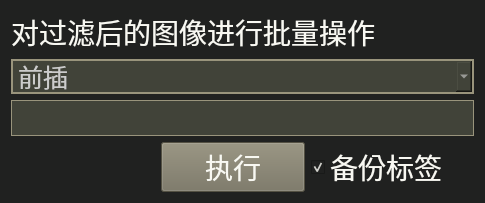
<?xml version="1.0" encoding="UTF-8"?>
<ui version="4.0">
 <class>BatchOperator</class>
 <widget class="QWidget" name="BatchOperator">
  <property name="enabled">
   <bool>true</bool>
  </property>
  <property name="geometry">
   <rect>
    <x>0</x>
    <y>0</y>
    <width>485</width>
    <height>172</height>
   </rect>
  </property>
  <property name="windowTitle">
   <string>批量增删</string>
  </property>
  <property name="styleSheet">
   <string notr="true">* {
	font-family:&quot;KaiTi&quot;;
	font-size:28px;
	color: #F8F8F2;
}

*::item:hover {
    background-color: #474844;
}
*::item:selected {
    background-color: #75715E;
}
/* 背景 */
QWidget {
    background-color: #202120;
}
/* list */
QListWidget {
	background-color: #272822;
	border: none;
}
QListWidget::item {
	padding: 5px;
}
/* table */
QTableWidget {
	background-color: #272822;
	border: none;
}
/* 编辑栏 */
QLineEdit {
	border: 1px solid #99947c; /* 边框宽度为1px，颜色为#A0A0A0 */
	background-color: #414339; /* 背景颜色 */
	color: #cccccc; /* 文本颜色 */
	selection-background-color: #646765; /* 选中文本的背景颜色 */
	selection-color: #cccccc; /* 选中文本的颜色 */
}
QLineEdit:disabled {
	background-color: #292a28;
	color: #292a28;
}

/* table:表头 */
QHeaderView::section {
	background-color: #272822;
}
/* 按钮 */
QPushButton {
	background-color: #75715e;
}
QPushButton:hover {
    background-color: #8d8871;
}
QPushButton:selected {
    background-color: #8d8871;
}
/* 多页Tab */
QTabBar::tab {
	background-color: #34352f;
	margin-right:1px;
	margin-left:1px;
	width:150px;
}
QTabBar::tab:selected {
	background-color: #272822;
}
QTabWidget::pane{
	border:none;
}
/* ComboBox */
QComboBox {
	border: 1px solid #99947c;
	background-color: #414339;	
	color: #cccccc; 
	font-size:25px;
	border-width:2px;/*边框宽度*/
	padding-left: 5px;/*左侧边距*/
}
/*下拉框的样式*/
QComboBox QAbstractItemView 
{
    border: 1px solid #99947c;
    background-color: #414339;   
    selection-background-color: #75715E;   
}


/* 状态条 */
QStatusBar {
	background-color: #414339;
}
/* 菜单栏 */
QMenuBar, QMenu {
	font-family:&quot;SimHei&quot;;
	font-size:25px;
	color: #F8F8F2;
}
QMenuBar::item:disabled, QMenu::item:disabled {
    color: #4c4d4b;
}
/* 滑动条 */
QScrollBar:disabled {
    background: #272822;
}
QScrollBar:vertical {
    width: 8px;
}
QScrollBar:horizontal {
    height: 8px;
}
QScrollBar::handle { 
    padding: 0;
    margin: 2px;
    border-radius: 2px;
    border: 2px solid palette(midlight);
    background: palette(midlight);
}
QScrollBar::handle:vertical {
    min-height: 20px;
    min-width: 0px;
}
QScrollBar::handle:horizontal {
    min-width: 20px;
    min-height: 0px;
}
QScrollBar::handle:hover {
    border-color: palette(light);
    background: palette(light);
}
QScrollBar::handle:pressed {
    background: palette(highlight);
    border-color: palette(highlight);
}
QScrollBar::add-line , QScrollBar::sub-line {
    height: 0px;
    border: 0px;
}
QScrollBar::up-arrow, QScrollBar::down-arrow {
    border: 0px;
    width: 0px;
    height: 0px;
}
QScrollBar::add-page, QScrollBar::sub-page {
    background: none;
}</string>
  </property>
  <layout class="QVBoxLayout" name="verticalLayout">
   <item>
    <widget class="QLabel" name="ins_Label">
     <property name="text">
      <string>对过滤后的图像进行批量操作</string>
     </property>
    </widget>
   </item>
   <item>
    <widget class="QComboBox" name="comboBox">
     <item>
      <property name="text">
       <string>前插</string>
      </property>
     </item>
     <item>
      <property name="text">
       <string>后插</string>
      </property>
     </item>
     <item>
      <property name="text">
       <string>删除</string>
      </property>
     </item>
     <item>
      <property name="text">
       <string>'(...)' → '/(.../)'</string>
      </property>
     </item>
     <item>
      <property name="text">
       <string>'/(.../)' → '(...)'</string>
      </property>
     </item>
     <item>
      <property name="text">
       <string>空格 → 下划线</string>
      </property>
     </item>
     <item>
      <property name="text">
       <string>下划线 → 空格</string>
      </property>
     </item>
    </widget>
   </item>
   <item>
    <widget class="QLineEdit" name="batchEdit">
     <property name="enabled">
      <bool>true</bool>
     </property>
     <property name="text">
      <string/>
     </property>
    </widget>
   </item>
   <item>
    <layout class="QHBoxLayout" name="horizontalLayout">
     <item>
      <spacer name="horizontalSpacer_2">
       <property name="orientation">
        <enum>Qt::Horizontal</enum>
       </property>
       <property name="sizeType">
        <enum>QSizePolicy::Fixed</enum>
       </property>
       <property name="sizeHint" stdset="0">
        <size>
         <width>150</width>
         <height>20</height>
        </size>
       </property>
      </spacer>
     </item>
     <item>
      <widget class="QPushButton" name="batchRun">
       <property name="text">
        <string>执行</string>
       </property>
      </widget>
     </item>
     <item>
      <widget class="QCheckBox" name="backup">
       <property name="text">
        <string>备份标签</string>
       </property>
       <property name="checked">
        <bool>true</bool>
       </property>
      </widget>
     </item>
     <item>
      <spacer name="horizontalSpacer">
       <property name="orientation">
        <enum>Qt::Horizontal</enum>
       </property>
       <property name="sizeType">
        <enum>QSizePolicy::Fixed</enum>
       </property>
       <property name="sizeHint" stdset="0">
        <size>
         <width>20</width>
         <height>20</height>
        </size>
       </property>
      </spacer>
     </item>
    </layout>
   </item>
  </layout>
 </widget>
 <resources/>
 <connections/>
</ui>
